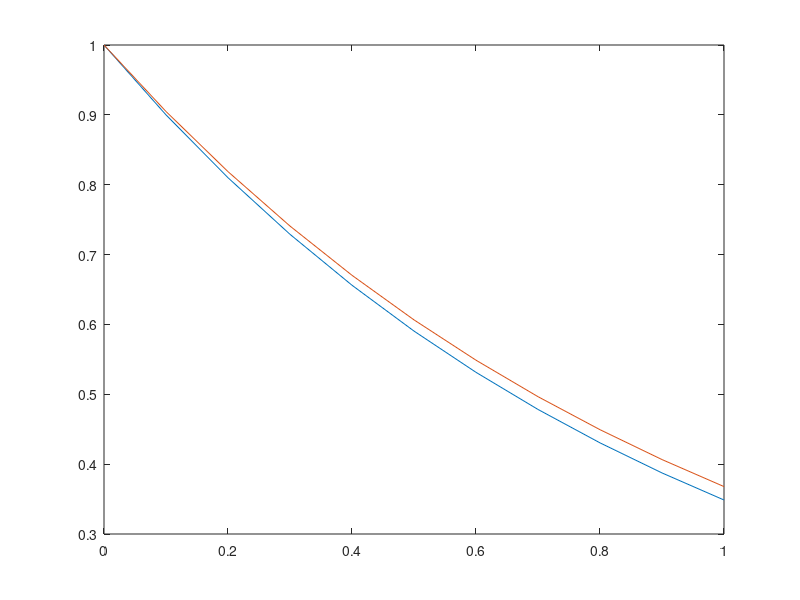

Source code (MATLAB):
# L4Z1 Metoda jawna Eulera

# y_(n+1) = y_n + hf(t_n, y_n)

# y' = -y, y(0) = 1

f = @(t,y) - y;
T = 1;
h = 0.1;
t = 0:h:T;
y = zeros(size(t));
y(1) = 1;

for n = 1:length(y) - 1
  y(n+1) = y(n) + h * f(t(n), y(n));
end

plot(t,y)
hold on
plot(t, exp(-t));
